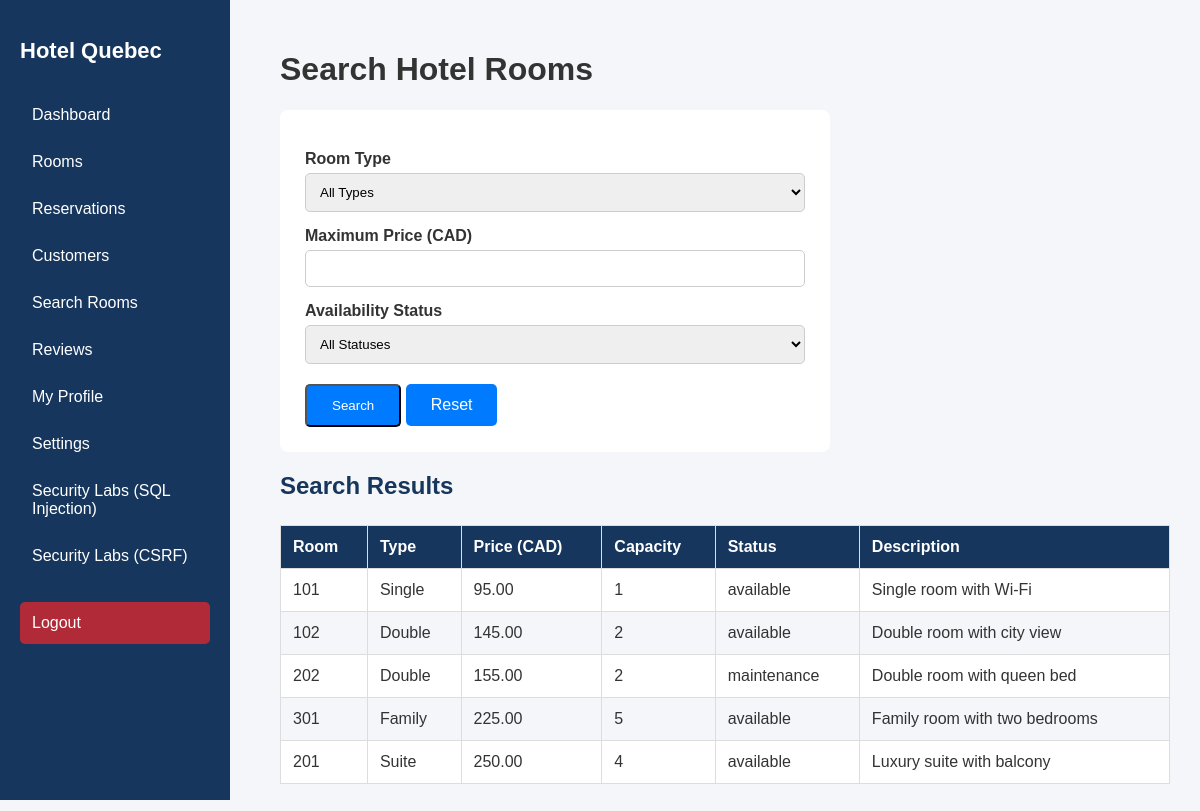
The page /rooms/search.php (signed in) on the database its author committed.
### tables this page shows
CREATE TABLE `rooms` (
  `id` int(11) NOT NULL AUTO_INCREMENT,
  `room_number` varchar(20) NOT NULL,
  `room_type` varchar(50) NOT NULL,
  `price` decimal(10,2) NOT NULL,
  `capacity` int(11) NOT NULL DEFAULT 2,
  `status` enum('available','occupied','maintenance') NOT NULL DEFAULT 'available',
  `description` text DEFAULT NULL,
  `created_at` timestamp NULL DEFAULT current_timestamp(),
  PRIMARY KEY (`id`),
  UNIQUE KEY `room_number` (`room_number`)
);

### rooms/search.php (the view, shortened to what this page needs)
<?php
require_once "../config/database.php";
function e($value) {
    return htmlspecialchars((string)$value, ENT_QUOTES, "UTF-8");
}
$maxPrice = trim($_GET["max_price"] ?? "");
$sql = "SELECT * FROM rooms WHERE 1=1";
$params = [];
$sql .= " ORDER BY price ASC";
$stmt = $pdo->prepare($sql);
$stmt->execute($params);
$rooms = $stmt->fetchAll(PDO::FETCH_ASSOC);
?>
<!DOCTYPE html>
<html lang="en">
<head>
    <link rel="stylesheet" href="../assets/css/style.css">
</head>
<body>
<?php include "../includes/sidebar.php"; ?>
<div class="dashboard-content">
    <h1>Search Hotel Rooms</h1>
    <form method="GET" class="room-form">
        <label>Room Type</label>
        <select name="type">
            <option value="">All Types</option>
        </select>
        <label>Maximum Price (CAD)</label>
        <input type="number" name="max_price"
               min="0" step="0.01"
               value="<?= e($maxPrice) ?>">
        <label>Availability Status</label>
        <select name="status">
            <option value="">All Statuses</option>
        </select>
        <button type="submit" class="btn">Search</button>
        <a href="search.php" class="btn">Reset</a>
    </form>
    <h2>Search Results</h2>
    <table class="data-table">
        <thead>
            <tr>
                <th>Room</th>
                <th>Type</th>
                <th>Price (CAD)</th>
                <th>Capacity</th>
                <th>Status</th>
                <th>Description</th>
            </tr>
        </thead>
        <tbody>
        <?php foreach ($rooms as $room): ?>
            <tr>
                <td><?= e($room["room_number"]) ?></td>
                <td><?= e($room["room_type"]) ?></td>
                <td><?= e($room["price"]) ?></td>
                <td><?= e($room["capacity"]) ?></td>
                <td><?= e($room["status"]) ?></td>
                <td><?= e($room["description"]) ?></td>
            </tr>
        <?php endforeach; ?>
        </tbody>
    </table>
</div>
</body>
</html>

### assets/css/style.css (style rules this page uses)
* { box-sizing: border-box; }
body { margin: 0; font-family: Arial, sans-serif; background-color: #f4f6f9; color: #333; }
h2 { color: #17365d; }
.btn { display: inline-block; margin-top: 20px; padding: 12px 25px; background-color: #007bff; color: white; text-decoration: none; border-radius: 5px; }
.dashboard-content { margin-left: 250px; padding: 30px; }
.data-table { width: 100%; border-collapse: collapse; margin-top: 25px; background: white; }
.data-table th, .data-table td { padding: 12px; border: 1px solid #ddd; text-align: left; }
.data-table th { background: #17365d; color: white; }
.data-table tr:nth-child(even) { background: #f4f6f9; }
.room-form { max-width: 550px; background: white; padding: 25px; border-radius: 8px; }
.room-form label { display: block; margin-top: 15px; font-weight: bold; }
.room-form input, .room-form select, .room-form textarea { display: block; width: 100%; padding: 10px; margin-top: 5px; border: 1px solid #ccc; border-radius: 5px; }
.room-form button { margin-top: 20px; }

### rows shown on the page
rooms: room_number "101", room_type "Single", price "95.00", capacity "1", status "available", description "Single room with Wi-Fi"
rooms: room_number "102", room_type "Double", price "145.00", capacity "2", status "available", description "Double room with city view"
rooms: room_number "202", room_type "Double", price "155.00", capacity "2", status "maintenance", description "Double room with queen bed"
rooms: room_number "301", room_type "Family", price "225.00", capacity "5", status "available", description "Family room with two bedrooms"
rooms: room_number "201", room_type "Suite", price "250.00", capacity "4", status "available", description "Luxury suite with balcony"
